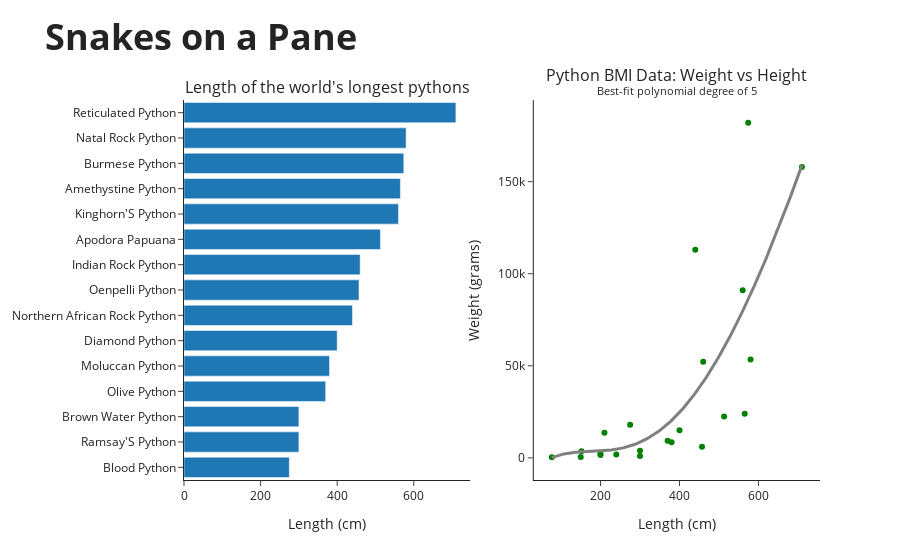

The notebook cell saved with this chart:
### Markdown cell above
### Plotly Figure Friday - 2024 week 42 - Snakes

### Code cell
import plotly.express as px
import plotly.graph_objects as go
from plotly.subplots import make_subplots

import polars as pl
import polars.selectors as cs

import numpy as np

degree = 5  # used for curve fitting

#
#   MAKE DATAFRAMES
#
df_python = (  # df python is used for scatter plot
    pl.scan_csv('merged_snake_data.csv')
    # when Common Name is missing, use value from Binomial column 
    .with_columns(
        pl.when(pl.col('Common Name').is_null())
          .then('Binomial')
          .otherwise('Common Name')
          .alias('Common Name')
    )
    .with_columns(pl.col('Common Name').str.to_titlecase())

    .filter(pl.col('Family') == 'Pythonidae')
    .select(pl.col('TBL cm','Weight gr','Common Name'))
    .drop_nulls(subset=['TBL cm','Weight gr'])
    # add columns for hover to show length in feet and inches
    .with_columns(TOTAL_INCHES = (pl.col('TBL cm')*0.39370079))
    .with_columns(FEET = (pl.col('TOTAL_INCHES')/12).cast(pl.UInt8))
    .with_columns(INCHES = (pl.col('TOTAL_INCHES') - (12.0*pl.col('FEET'))))
    .with_columns(POUNDS = (pl.col('Weight gr') / 453.59237)) #.cast(pl.UInt8))
    .sort('TBL cm', descending=False)
    .collect()
)

# df_python_longest used for pareto chart showing world's longest pythons
df_python_longest = (
    df_python.sort('TBL cm',descending=True)
    .head(15)
    .select(pl.col('Common Name', 'TBL cm'))
    .sort('TBL cm', descending=False)
)

#
#   SETUP SIDE BY SIDE PLOTS, PARETO ON LEFT, SCATTER ON RIGHT
#
left_title = "Length of the world's longest pythons"
right_title = 'Python BMI Data: Weight vs Height<br>'
right_title += f'<sup>Best-fit polynomial degree of {degree}</sup>'
fig = make_subplots(
    rows=1, cols=2, 
    subplot_titles=(left_title, right_title),
    specs=[
            [
            {'type': 'scatter'}, {'type': 'bar'}
            ]
        ]
    )

#
#   PARETO CHART OF PYTHON LENGTHS IN LEFT PLOT
#
fig.add_trace(
    go.Bar(
        x=df_python_longest['TBL cm'],  
        y=df_python_longest['Common Name'],
        orientation='h',
        hovertemplate = None,
        hoverinfo = 'skip',
    ),
    row=1, col=1,
)
fig.update_xaxes(title_text='Length (cm)', row=1, col=1)

#
#   SCATTER PLOT WITH POLYNOMIAL BEST FIT ON THE RIGHT
#

#   Create best fit data to overlay on scatter
x = df_python['TBL cm']
y = df_python['Weight gr']
# least squares polynomial fit, 
coefs = np.polyfit(x, y, degree)
best_fit_x = np.linspace(min(x), max(x), num=np.size(x))
best_fit_y = np.polyval(coefs, best_fit_x)

fig.add_trace(
    go.Scatter(
        x=df_python['TBL cm'],
        y=df_python['Weight gr'],
        mode='markers',
        marker=dict(color='green'),
        customdata=df_python[['Common Name', 'TBL cm', 'FEET', 'INCHES', 'Weight gr', 'POUNDS']],
        hovertemplate=(
            '<b>%{customdata[0]}</b><br>' +
            'Length: %{customdata[1]} cm ' +
            '(%{customdata[2]} ft, ' +
            '%{customdata[3]:.0f} in)<br>' +
            'Weight: %{customdata[4]:,} gr ' +
            '(%{customdata[5]:.1f} Pounds)<br>' +
            '<extra></extra>'
        ),
    ),
    row=1, col=2
)
fig.update_xaxes(title_text='Length (cm)', row=1, col=2)
fig.update_yaxes(title_text='Weight (grams)', row=1, col=2)

fig.add_trace(
    go.Scatter(
        x=best_fit_x, 
        y=best_fit_y,
        hovertemplate = None,
        hoverinfo = 'skip',
        mode='lines',
        line=dict(color='gray', width=3)
    ),
    row=1, col=2
)

fig.update_layout(
    template='simple_white',
    showlegend=False,
    title=f'<b>Snakes on a Pane</b>',
    title_font={"size": 36}
)

fig.show()
fig.write_html('snakes_on_a_pane.html')

### Figure 1 — Plotly figure (JSON) as saved in the notebook; plotly's stock layout.template omitted (floating-point values rounded to 4 significant figures; data arrays with more than 128 entries replaced by an {"elided": "..."} marker saying what was removed)
{"data": [{"hoverinfo": "skip", "orientation": "h", "type": "bar", "x": [275, 300, 300, 370, 380, 400, 440, 457, 460, 513, 560, 565.1, 574, 580, 710], "xaxis": "x", "y": ["Blood Python", "Ramsay'S Python", "Brown Water Python", "Olive Python", "Moluccan Python", "Diamond Python", "Northern African Rock Python", "Oenpelli Python", "Indian Rock Python", "Apodora Papuana", "Kinghorn'S Python", "Amethystine Python", "Burmese Python", "Natal Rock Python", "Reticulated Python"], "yaxis": "y"}, {"customdata": {"elided": "22x6 mixed values"}, "hovertemplate": "<b>%{customdata[0]}</b><br>Length: %{customdata[1]} cm (%{customdata[2]} ft, %{customdata[3]:.0f} in)<br>Weight: %{customdata[4]:,} gr (%{customdata[5]:.1f} Pounds)<br><extra></extra>", "marker": {"color": "green"}, "mode": "markers", "type": "scatter", "x": [76.9, 150, 152, 200, 200, 210, 240, 275, 300, 300, 370, 380, 400, 440, 457, 460, 513, 560, 565.1, 574, 580, 710], "xaxis": "x2", "y": [339, 530, 3600, 1600, 2200, 13600, 1900, 18000, 3900, 953, 9300, 8500, 15000, 113000, 6000, 52200, 22500, 91000, 24000, 182000, 53400, 158000], "yaxis": "y2"}, {"hoverinfo": "skip", "line": {"color": "gray", "width": 3}, "mode": "lines", "type": "scatter", "x": [76.9, 107.0, 137.2, 167.3, 197.5, 227.6, 257.8, 287.9, 318.1, 348.2, 378.4, 408.5, 438.7, 468.8, 499.0, 529.1, 559.3, 589.4, 619.6, 649.7, 679.9, 710], "xaxis": "x2", "y": [138.9, 2146.0, 3069.0, 3442.0, 3718.0, 4275.0, 5421.0, 7401.0, 10410.0, 14570.0, 19980.0, 26690.0, 34720.0, 44040.0, 54630.0, 66430.0, 79370.0, 93390.0, 108400.0, 124400.0, 141200.0, 158900.0], "yaxis": "y2"}], "layout": {"annotations": [{"font": {"size": 16}, "showarrow": false, "text": "Length of the world's longest pythons", "x": 0.225, "xanchor": "center", "xref": "paper", "y": 1, "yanchor": "bottom", "yref": "paper"}, {"font": {"size": 16}, "showarrow": false, "text": "Python BMI Data: Weight vs Height<br><sup>Best-fit polynomial degree of 5</sup>", "x": 0.775, "xanchor": "center", "xref": "paper", "y": 1, "yanchor": "bottom", "yref": "paper"}], "showlegend": false, "title": {"font": {"size": 36}, "text": "<b>Snakes on a Pane</b>"}, "xaxis": {"anchor": "y", "domain": [0, 0.45], "title": {"text": "Length (cm)"}}, "xaxis2": {"anchor": "y2", "domain": [0.55, 1], "title": {"text": "Length (cm)"}}, "yaxis": {"anchor": "x", "domain": [0, 1]}, "yaxis2": {"anchor": "x2", "domain": [0, 1], "title": {"text": "Weight (grams)"}}}}
